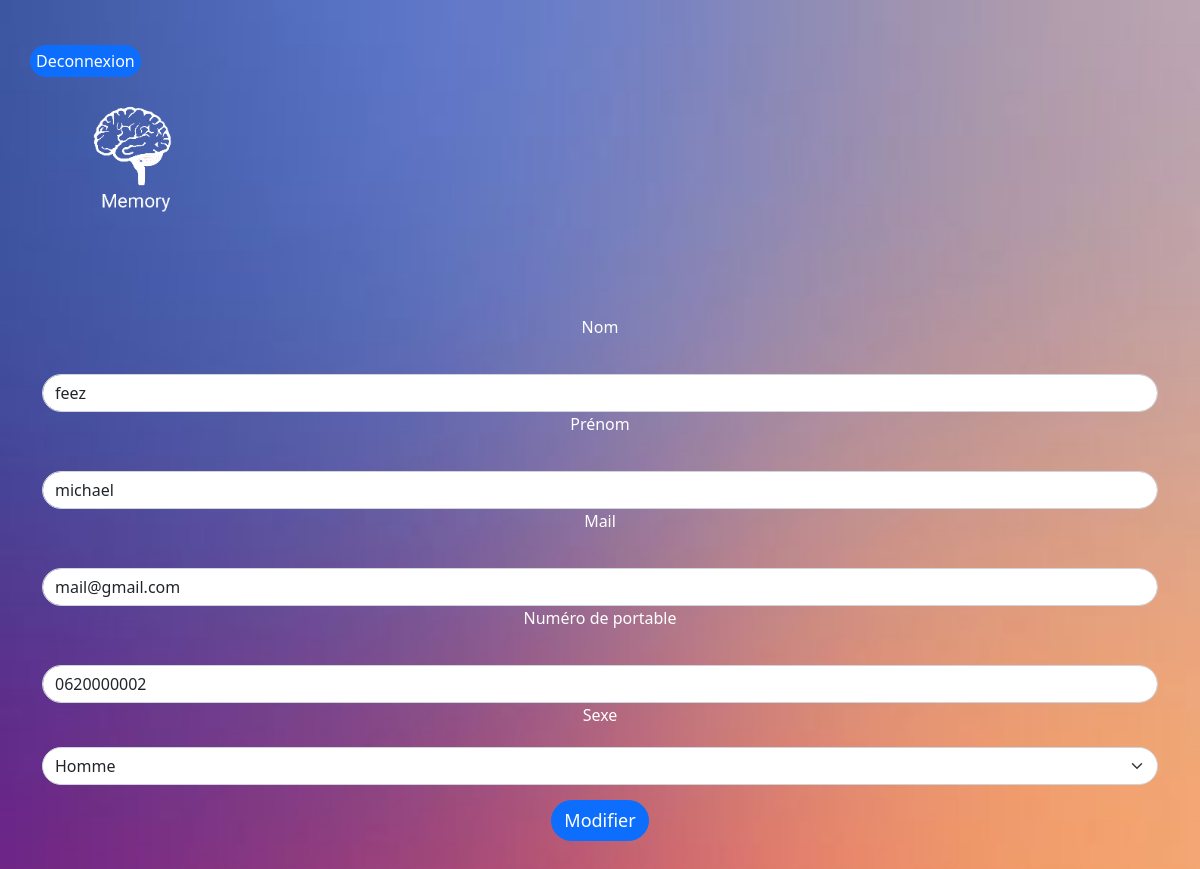
The app's page /modifiercontact.php?id=41 (signed in) with its own data.
### tables this page shows
CREATE TABLE `contact` (
  `Id` int(10) UNSIGNED NOT NULL,
  `Id_utilisateur` int(10) DEFAULT NULL,
  `Nom` varchar(40) NOT NULL,
  `Prenom` varchar(40) NOT NULL,
  `Telportable` varchar(20) NOT NULL,
  `Mail` varchar(50) NOT NULL,
  `Sexe` varchar(40) NOT NULL
);

### modifiercontact.php (the view, shortened to what this page needs)
<!DOCTYPE html>
<html lang="fr,en">
<head>
    <link href="https://cdn.jsdelivr.net/npm/bootstrap@5.1.3/dist/css/bootstrap.min.css" rel="stylesheet">
    <link href="./memory.css" rel="stylesheet">
    <button><a href="deconnexion.php">Deconnexion</a></button>
</head>
<body>
<?php
require 'initialisation.php';
try {
    $tri = "SELECT * From Contact where Id= ".$_GET['id'];
    $sth = $conn->prepare($tri);
    $sth->execute();
    $result = $sth->fetch();
}
catch (PDOException $e) {
    echo 'Impossible de traiter les données. Erreur : ' . $e->getMessage();
}
?>
    <div class="container">
    <a href="index.php"><img class="logo" src="images-memory\logomermory.png" alt="Logo memory"></a>
      <div class="row">
        <form action="modifier.php?id=<?php echo $result['Id']; ?>" method="post" class=" vertical-alignment">
            <div class="col-md-12">
              <label for="nom" class="form-label">Nom</label>
              <input type="text"  requierd pattern="^[A-Za-z '-]+$" class="form-control" name="nom" id="nom" placeholder="Nom" value="<?php echo $result['Nom'];  ?>"required maxlength="20">
            </div>
            <div class="col-md-12">
              <label for="prenom" class="form-label">Prénom</label>
              <input type="text"  requierd pattern="^[A-Za-z '-]+$" class="form-control" name="prenom" id="prenom" placeholder="Prénom" value="<?php echo $result['Prenom']; ?>"required maxlength="20">
            </div>
            <div class="col-md-12">
              <label for="mail" class="form-label">Mail</label>
              <input type="email" requierd pattern="^[A-Za-z]+@{1}[A-Za-z]+\.{1}[A-Za-z]{2,}$" class="form-control" name="mail" id="mail" placeholder="E-mail" value=" <?php echo $result['Mail']; ?>" required>
            </div>
            <div class="col-md-12">
              <label for="telportable" class="form-label">Numéro de portable</label>
              <input type="tel" class="form-control" name="telportable" id="telportable" placeholder="01 23 45 67 89" minlength="9" maxlength="14" required value="<?php echo $result['Telportable']; ?>">
            </div>
            <div class="col-md-12">
              <label for="inputState" class="form-label">Sexe</label>
              <select id="inputState" name="sexe" class="form-select">
                <option value="homme" <?php if ($result['Sexe'] == 'homme'){ echo "selected";} ?>>Homme</option>
              </select>
            </div>
            <div class="col-md-12">
              <button type="envoyer" class="btn btn-primary">Modifier</button>
            </div>
          </form>
          </div>
</div>
</body>
</html>

### memory.css (style rules this page uses)
:root { --primary:#ffffff; --primarylien:hsl(226, 39%, 49%); }
body { background-image: url("./images-memory/background.jpg") ; background-repeat: no-repeat; background-size: cover; padding: 30px; background-color: #fcfcfc; }
form { margin: 0 auto; width: 400px; text-align: center; }
.logo { margin-bottom: 100px; width: 180px; margin-right : 0 auto; }
a { color : var(--primary); text-decoration : none; }
.form-control { border-radius: 5rem; }
.form-select { border-radius: 5rem; }
.form-label { color:var(--primary); margin-bottom: 20px; }
.btn-primary { border-radius: 5rem; font-size: large; border-radius: 5rem; font-size: large; margin-top: 15px; text-align: center; }
button { border-radius: 5rem; font-size: smol; margin-top: 15px; background-color: #0d6efd; line-height: 30px; border:#0d6efd; text-align: center; }
input { border-radius: 5rem; font-size: smol; margin-top: 15px; background-color: #0d6efd; line-height: 30px; border:#0d6efd; color: white; }

### records on screen
contact: nom "feez", prenom "michael", mail "mail@gmail.com", telportable "0620000002", sexe "Homme"
